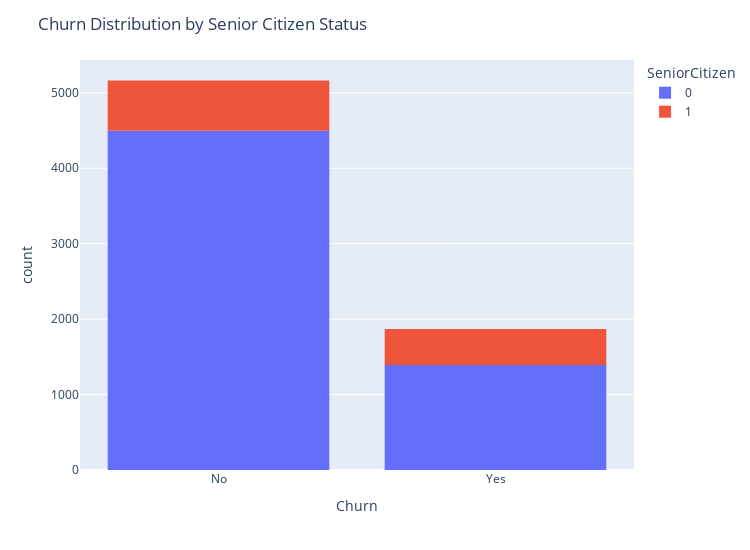
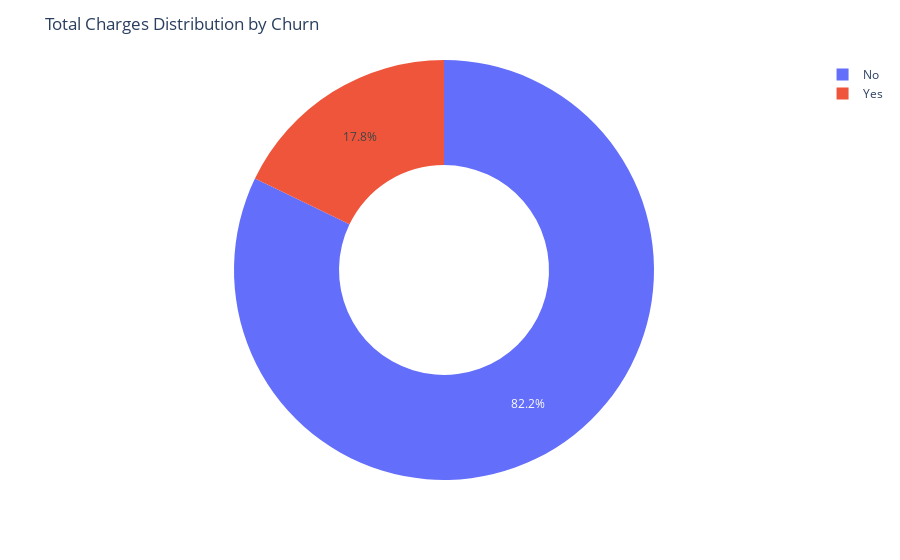

Write notebook code for charts like these, in order.
### Code cell
#Churn Analysis Visualizations
# Churn distribution by Senior Citizen status
diag = px.histogram(df, x="Churn", color="SeniorCitizen")
diag.update_layout(width=750, height=550, title="Churn Distribution by Senior Citizen Status")
diag.show()

# Total Charges distribution by Churn
diag = px.pie(df, values='TotalCharges', names='Churn', hole=0.5)
diag.update_layout(title="Total Charges Distribution by Churn")
diag.show()

### Figure 1 — Plotly figure (JSON) as saved in the notebook; plotly's stock layout.template omitted (floating-point values rounded to 4 significant figures; data arrays with more than 128 entries replaced by an {"elided": "..."} marker saying what was removed)
{"data": [{"bingroup": "x", "hovertemplate": "SeniorCitizen=0<br>Churn=%{x}<br>count=%{y}<extra></extra>", "legendgroup": "0", "marker": {"color": "#636efa", "pattern": {"shape": ""}}, "name": "0", "orientation": "v", "showlegend": true, "type": "histogram", "x": {"elided": "5890 str values"}, "xaxis": "x", "yaxis": "y"}, {"bingroup": "x", "hovertemplate": "SeniorCitizen=1<br>Churn=%{x}<br>count=%{y}<extra></extra>", "legendgroup": "1", "marker": {"color": "#EF553B", "pattern": {"shape": ""}}, "name": "1", "orientation": "v", "showlegend": true, "type": "histogram", "x": {"elided": "1142 str values"}, "xaxis": "x", "yaxis": "y"}], "layout": {"barmode": "relative", "height": 550, "legend": {"title": {"text": "SeniorCitizen"}, "tracegroupgap": 0}, "margin": {"t": 60}, "title": {"text": "Churn Distribution by Senior Citizen Status"}, "width": 750, "xaxis": {"anchor": "y", "domain": [0, 1], "title": {"text": "Churn"}}, "yaxis": {"anchor": "x", "domain": [0, 1], "title": {"text": "count"}}}}

### Figure 2 — Plotly figure (JSON) as saved in the notebook; plotly's stock layout.template omitted (floating-point values rounded to 4 significant figures; data arrays with more than 128 entries replaced by an {"elided": "..."} marker saying what was removed)
{"data": [{"domain": {"x": [0, 1], "y": [0, 1]}, "hole": 0.5, "hovertemplate": "Churn=%{label}<br>TotalCharges=%{value}<extra></extra>", "labels": {"elided": "7032 str values"}, "legendgroup": "", "name": "", "showlegend": true, "type": "pie", "values": {"elided": "7032 float values"}}], "layout": {"legend": {"tracegroupgap": 0}, "margin": {"t": 60}, "title": {"text": "Total Charges Distribution by Churn"}}}
